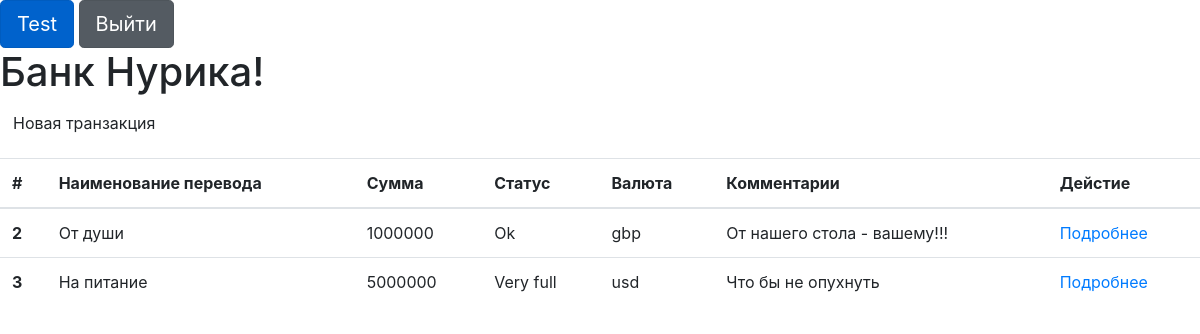
Screenshot of / (signed in) with the database file from the repository.
### app/models.py (models this page shows, shortened)
class User(UserMixin,db.Model):
    id = db.Column(db.Integer, primary_key=True)
    username = db.Column(db.String, nullable=False,unique=True)
    password_hash = db.Column(db.String,nullable=False)
    def __repr__(self):
        return self.username
    @property
    def password(self):
        return None

class Transactions(db.Model):
    id = db.Column(db.Integer, primary_key=True)
    period = db.Column(db.String, nullable=False,unique=True)
    value = db.Column(db.Integer)
    status = db.Column(db.String)
    unit = db.Column(db.String)
    subject = db.Column(db.String)

### app/views.py (the view)
def trans_view():
    trans = Transactions.query.all()
    return render_template('transactions_list.html', trans=trans)

### app/models.py (called while the page is built)
@login_manager.user_loader
def load_user(user_id):
    return User.query.get(int(user_id))

### app/templates/transactions_list.html
{% extends 'base.html' %}
{% block content%}
<h1>Банк Нурика!</h1>
<p>
    <a class="btn btn-primaty" href="{{ url_for('transaction_create')}}"> Новая транзакция  </a>
</p>
<table class="table table-hover">
<thead>
    <tr>
    <th scope="col">#</th>
    <th scope="col">Наименование перевода</th>
    <th scope="col">Сумма</th>
    <th scope="col">Статус</th>
    <th scope="col">Валюта</th>
    <th scope="col">Комментарии</th>
    <th scope="col">Дейстие</th>
    </tr>
</thead>
<tbody>
    {% for tran in trans%}
    <tr>
    <th scope="row">{{tran.id}}</th>
    <td>{{tran.period}}</td>
    <td>{{tran.value}}</td>
    <td>{{tran.status}}</td>
    <td>{{tran.unit}}</td>
    <td>{{tran.subject}}</td>
    <td>
        <a href='{{url_for('transaction_detail', id=tran.id)}}'>Подробнее</a>
    </td>
    </tr>
    {% endfor%}
</tbody>
</table>
{%endblock content%}

### app/templates/base.html (shortened to what this page needs)
<!doctype html>
<html lang="en">
  <head>
      <link rel="stylesheet" href="https://cdn.jsdelivr.net/npm/bootstrap@4.6.2/dist/css/bootstrap.min.css">
  </head>
  <body>
{% if current_user.is_authenticated %}
<a class="btn btn-primary btn-lg active" role="button" aria-pressed="true">{{current_user}}</a>
<a href="{{ url_for('logout') }}" class="btn btn-secondary btn-lg active" role="button" aria-pressed="true">Выйти</a>
{% else %}
<p><td>
  <a class="btn btn-outline" href="{{ url_for('register') }}">Регисрация</a>
  <a class="btn btn-outline" href="{{ url_for('login') }}">Ввойти</a>
</td></p>
{%endif%}
 {% block content %}
 {%endblock content%}
  </body>
</html>

### rows the page displays
User: username "Test"
Transactions: id "2", period "От души", value "1000000", status "Ok", unit "gbp", subject "От нашего стола - вашему!!!"
Transactions: id "3", period "На питание", value "5000000", status "Very full", unit "usd", subject "Что бы не опухнуть"
